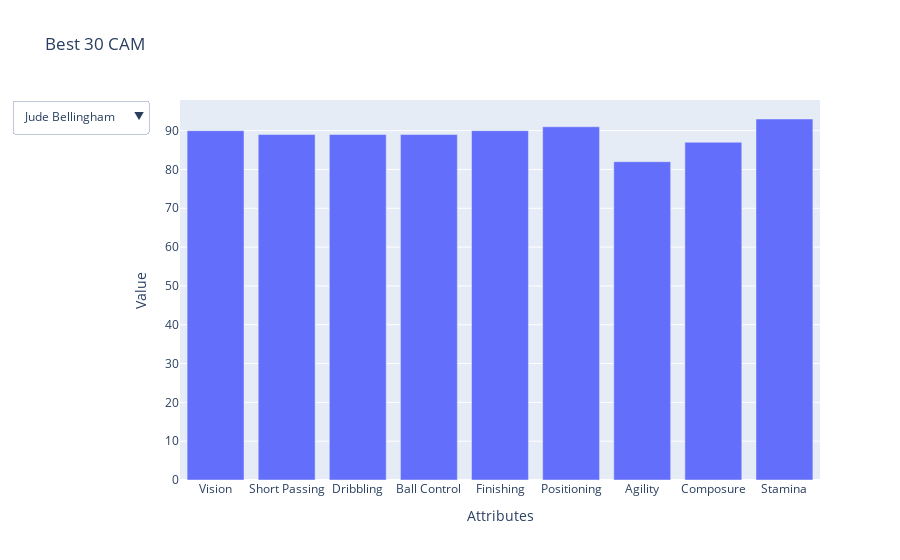

Source (notebook cell):
### Code cell
cam_stats = ["Vision","Short Passing","Dribbling","Ball Control","Finishing","Positioning","Agility","Composure","Stamina"]

fig = go.Figure()

for player in cam_data['Name']:
    player_data = cam_data[cam_data['Name'] == player][cam_stats].values.flatten()
    fig.add_trace(
        go.Bar(
            x=cam_stats,
            y=player_data,
            name=player,
            visible=False
        )
    )

fig.data[0].visible = True


fig.update_layout(
    updatemenus=[
        dict(
            buttons=[
                dict(
                    args=[{"visible": [i == j for i in range(len(cam_data['Name']))]}],  
                    label=player,
                    method='update'
                )
                for j, player in enumerate(cam_data['Name'])  
            ],
            direction='down',
            showactive=True,
        )
    ]
)

fig.update_layout(
    title='Best 30 CAM',
    xaxis_title='Attributes',
    yaxis_title='Value',
    showlegend=False
)

fig.show()

### Figure 1 — Plotly figure (JSON) as saved in the notebook; plotly's stock layout.template omitted (floating-point values rounded to 4 significant figures)
{"data": [{"name": "Jude Bellingham", "type": "bar", "visible": true, "x": ["Vision", "Short Passing", "Dribbling", "Ball Control", "Finishing", "Positioning", "Agility", "Composure", "Stamina"], "y": [90, 89, "89", 89, "90", "91", 82, 87, 93]}, {"name": "Florian Wirtz", "type": "bar", "visible": false, "x": ["Vision", "Short Passing", "Dribbling", "Ball Control", "Finishing", "Positioning", "Agility", "Composure", "Stamina"], "y": [91, 91, "90", 90, "79", "83", 87, 85, 87]}, {"name": "Debinha", "type": "bar", "visible": false, "x": ["Vision", "Short Passing", "Dribbling", "Ball Control", "Finishing", "Positioning", "Agility", "Composure", "Stamina"], "y": [90, 87, "93", 91, "82", "87", 90, 84, 81]}, {"name": "Bruno Fernandes", "type": "bar", "visible": false, "x": ["Vision", "Short Passing", "Dribbling", "Ball Control", "Finishing", "Positioning", "Agility", "Composure", "Stamina"], "y": [94, 89, "83", 86, "84", "87", 78, 79, 95]}, {"name": "Rose Lavelle", "type": "bar", "visible": false, "x": ["Vision", "Short Passing", "Dribbling", "Ball Control", "Finishing", "Positioning", "Agility", "Composure", "Stamina"], "y": [86, 91, "90", 87, "82", "85", 80, 79, 80]}, {"name": "Jamal Musiala", "type": "bar", "visible": false, "x": ["Vision", "Short Passing", "Dribbling", "Ball Control", "Finishing", "Positioning", "Agility", "Composure", "Stamina"], "y": [84, 84, "94", 84, "84", "86", 93, 83, 78]}, {"name": "Paulo Dybala", "type": "bar", "visible": false, "x": ["Vision", "Short Passing", "Dribbling", "Ball Control", "Finishing", "Positioning", "Agility", "Composure", "Stamina"], "y": [88, 84, "89", 91, "84", "83", 88, 87, 74]}, {"name": "Jill Roord", "type": "bar", "visible": false, "x": ["Vision", "Short Passing", "Dribbling", "Ball Control", "Finishing", "Positioning", "Agility", "Composure", "Stamina"], "y": [87, 87, "85", 87, "82", "86", 80, 82, 76]}, {"name": "Julian Brandt", "type": "bar", "visible": false, "x": ["Vision", "Short Passing", "Dribbling", "Ball Control", "Finishing", "Positioning", "Agility", "Composure", "Stamina"], "y": [87, 87, "86", 87, "80", "82", 83, 84, 85]}, {"name": "James Maddison", "type": "bar", "visible": false, "x": ["Vision", "Short Passing", "Dribbling", "Ball Control", "Finishing", "Positioning", "Agility", "Composure", "Stamina"], "y": [88, 86, "86", 88, "80", "85", 84, 88, 78]}, {"name": "Pernille Harder", "type": "bar", "visible": false, "x": ["Vision", "Short Passing", "Dribbling", "Ball Control", "Finishing", "Positioning", "Agility", "Composure", "Stamina"], "y": [83, 84, "90", 88, "78", "86", 89, 90, 76]}, {"name": "Fran Kirby", "type": "bar", "visible": false, "x": ["Vision", "Short Passing", "Dribbling", "Ball Control", "Finishing", "Positioning", "Agility", "Composure", "Stamina"], "y": [77, 82, "88", 89, "81", "88", 89, 82, 67]}, {"name": "Ella Toone", "type": "bar", "visible": false, "x": ["Vision", "Short Passing", "Dribbling", "Ball Control", "Finishing", "Positioning", "Agility", "Composure", "Stamina"], "y": [86, 83, "92", 85, "80", "86", 67, 82, 84]}, {"name": "Marta", "type": "bar", "visible": false, "x": ["Vision", "Short Passing", "Dribbling", "Ball Control", "Finishing", "Positioning", "Agility", "Composure", "Stamina"], "y": [92, 82, "90", 88, "80", "86", 80, 89, 83]}, {"name": "Caroline Weir", "type": "bar", "visible": false, "x": ["Vision", "Short Passing", "Dribbling", "Ball Control", "Finishing", "Positioning", "Agility", "Composure", "Stamina"], "y": [86, 89, "85", 85, "83", "84", 70, 85, 83]}], "layout": {"showlegend": false, "title": {"text": "Best 30 CAM"}, "updatemenus": [{"buttons": [{"args": [{"visible": [true, false, false, false, false, false, false, false, false, false, false, false, false, false, false]}], "label": "Jude Bellingham", "method": "update"}, {"args": [{"visible": [false, true, false, false, false, false, false, false, false, false, false, false, false, false, false]}], "label": "Florian Wirtz", "method": "update"}, {"args": [{"visible": [false, false, true, false, false, false, false, false, false, false, false, false, false, false, false]}], "label": "Debinha", "method": "update"}, {"args": [{"visible": [false, false, false, true, false, false, false, false, false, false, false, false, false, false, false]}], "label": "Bruno Fernandes", "method": "update"}, {"args": [{"visible": [false, false, false, false, true, false, false, false, false, false, false, false, false, false, false]}], "label": "Rose Lavelle", "method": "update"}, {"args": [{"visible": [false, false, false, false, false, true, false, false, false, false, false, false, false, false, false]}], "label": "Jamal Musiala", "method": "update"}, {"args": [{"visible": [false, false, false, false, false, false, true, false, false, false, false, false, false, false, false]}], "label": "Paulo Dybala", "method": "update"}, {"args": [{"visible": [false, false, false, false, false, false, false, true, false, false, false, false, false, false, false]}], "label": "Jill Roord", "method": "update"}, {"args": [{"visible": [false, false, false, false, false, false, false, false, true, false, false, false, false, false, false]}], "label": "Julian Brandt", "method": "update"}, {"args": [{"visible": [false, false, false, false, false, false, false, false, false, true, false, false, false, false, false]}], "label": "James Maddison", "method": "update"}, {"args": [{"visible": [false, false, false, false, false, false, false, false, false, false, true, false, false, false, false]}], "label": "Pernille Harder", "method": "update"}, {"args": [{"visible": [false, false, false, false, false, false, false, false, false, false, false, true, false, false, false]}], "label": "Fran Kirby", "method": "update"}, {"args": [{"visible": [false, false, false, false, false, false, false, false, false, false, false, false, true, false, false]}], "label": "Ella Toone", "method": "update"}, {"args": [{"visible": [false, false, false, false, false, false, false, false, false, false, false, false, false, true, false]}], "label": "Marta", "method": "update"}, {"args": [{"visible": [false, false, false, false, false, false, false, false, false, false, false, false, false, false, true]}], "label": "Caroline Weir", "method": "update"}], "direction": "down", "showactive": true}], "xaxis": {"title": {"text": "Attributes"}}, "yaxis": {"title": {"text": "Value"}}}}
